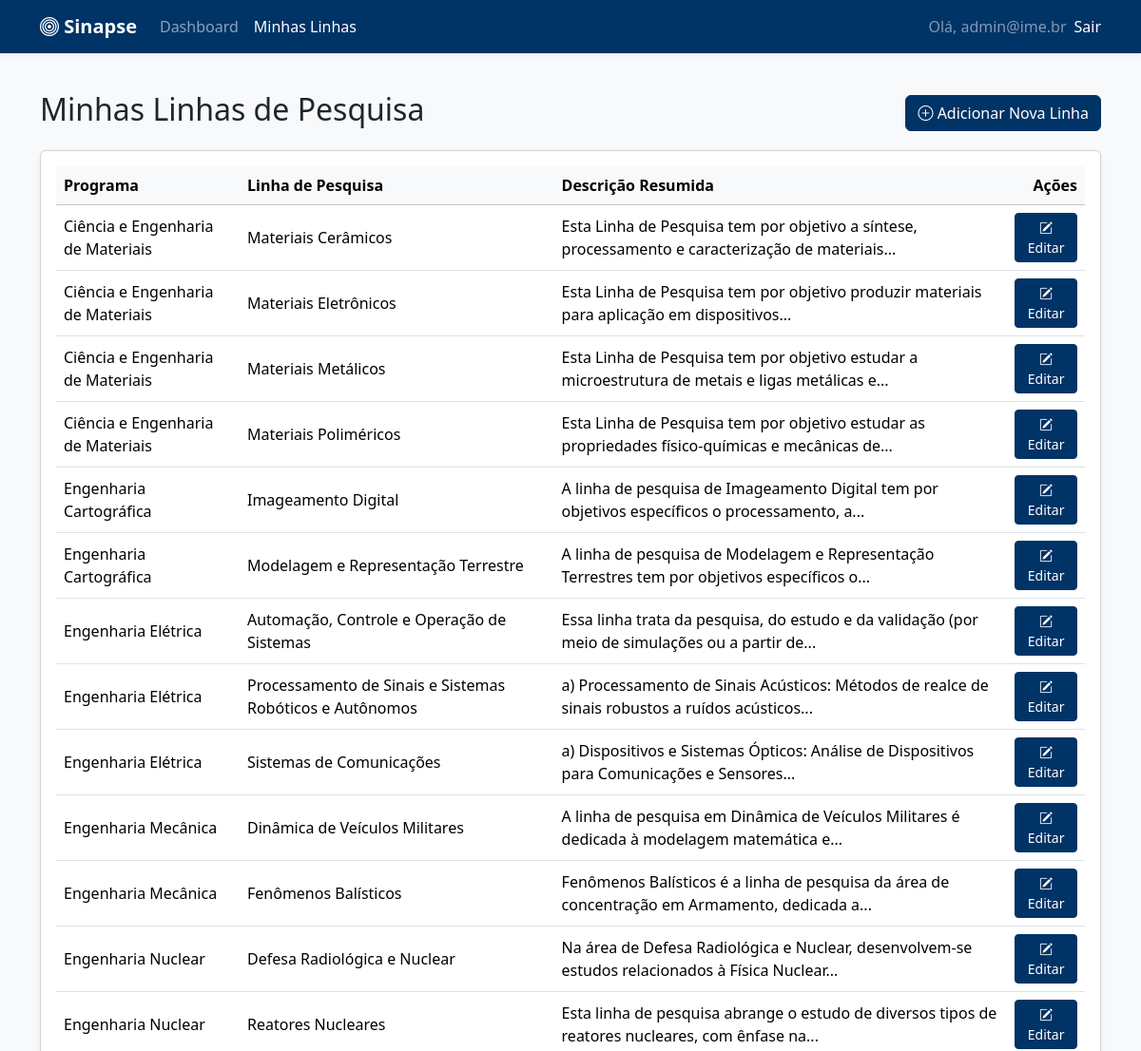
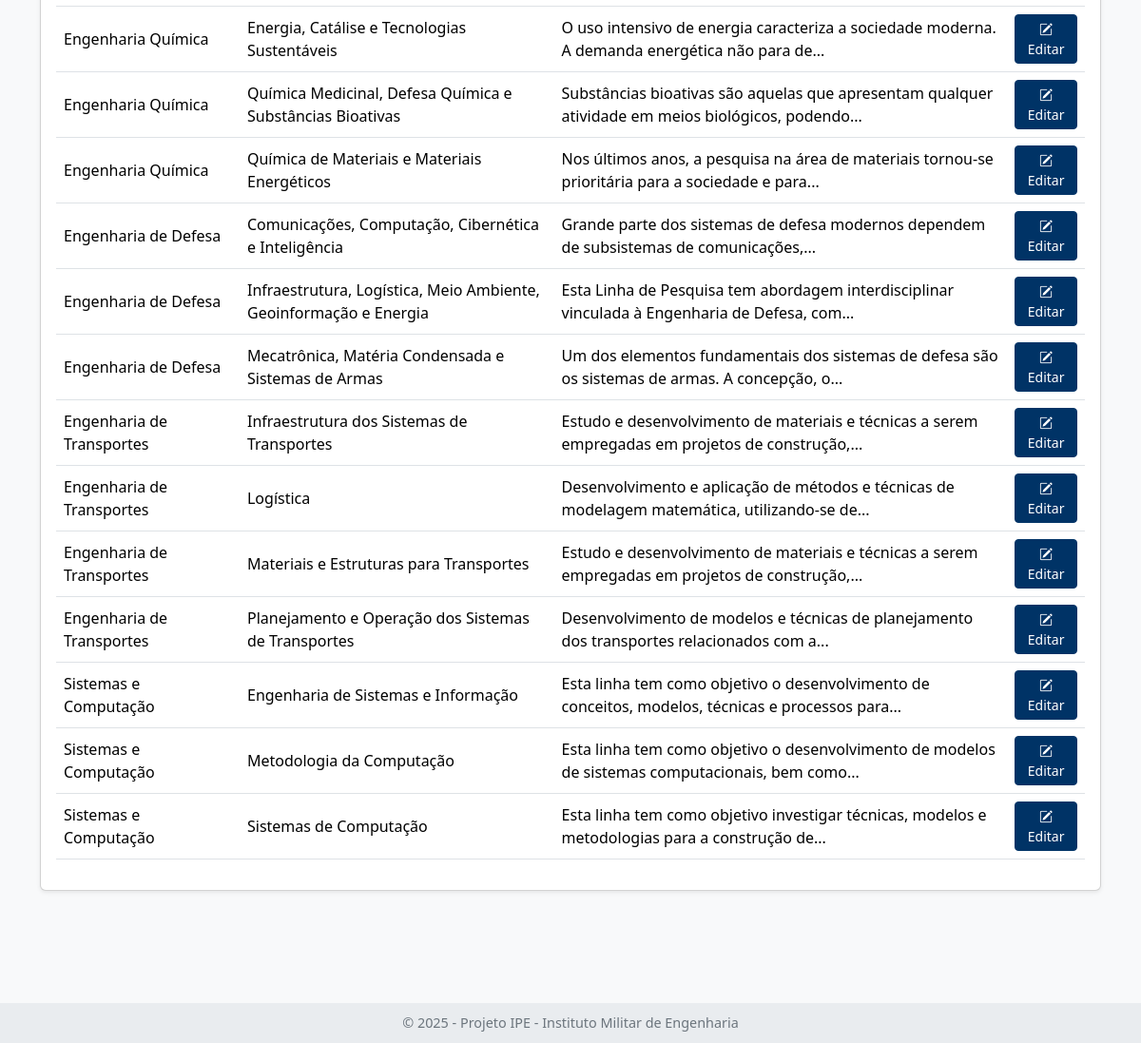
The app's page /linhas (signed in) with its own data (2 pictures, top to bottom).
### tables this page shows
CREATE TABLE linha_ime (
                id INTEGER PRIMARY KEY AUTOINCREMENT,
                programa TEXT,
                linha TEXT,
                descricao TEXT,
                emails_contato TEXT,
                embedding BLOB,
                user_id INTEGER,
                FOREIGN KEY (user_id) REFERENCES users (id)
            );

### app.py (the view)
@app.route('/linhas')
@login_required
def listar_linhas():
    print(f"--- [DEBUG] Rota /linhas acessada por user_id: {session.get('user_id')}")
    user_id = session['user_id']
    linhas = motor.get_linhas_by_user(user_id)
    return render_template('linhas.html', linhas=linhas)

### app.py (called while the page is built)
def login_required(f):
    @wraps(f)
    def decorated_function(*args, **kwargs):
        if 'user_id' not in session:
            flash("Você precisa fazer login para acessar esta página.", "warning")
            return redirect(url_for('login', next=request.path))
        return f(*args, **kwargs)
    return decorated_function

### motor_ia.py (called while the page is built)
    def _get_db_conn(self):
        try:
            sqlite3.register_adapter(np.ndarray, lambda arr: arr.astype(np.float32).tobytes())
            sqlite3.register_converter("vector", lambda b: np.frombuffer(b, dtype=np.float32))
            conn = sqlite3.connect(self.db_path, detect_types=sqlite3.PARSE_DECLTYPES | sqlite3.PARSE_COLNAMES)
            conn.row_factory = self._dict_factory
            return conn
        except sqlite3.Error as e:
            print(f"--- [DEBUG] MOTOR_IA: Erro ao CONECTAR ao banco de dados SQLite '{self.db_path}': {e} ---")
            return None

    def _dict_factory(self, cursor, row):
        d = {}
        for idx, col in enumerate(cursor.description):
            d[col[0]] = row[idx]
        return d

    def get_linhas_by_user(self, user_id):
        conn = self._get_db_conn()
        if not conn: return []
        try:
            cursor = conn.cursor()
            linhas = cursor.execute("SELECT * FROM linha_ime WHERE user_id = ? ORDER BY programa, linha", (user_id,)).fetchall()
            conn.close()
            return linhas
        except sqlite3.Error as e:
            print(f"Erro ao buscar linhas por usuário: {e}")
            conn.close()
            return []

### templates/linhas.html (shortened to what this page needs)
{% extends "base.html" %}
{% block content %}
<div class="d-flex justify-content-between align-items-center mb-3">
    <h2>Minhas Linhas de Pesquisa</h2>
    <a href="{{ url_for('adicionar_linha') }}" class="btn btn-main-brand">
        <i class="bi bi-plus-circle"></i> Adicionar Nova Linha
    </a>
</div>
<div class="card shadow-sm">
    <div class="card-body">
        <div class="table-responsive">
            <table class="table table-hover align-middle">
                <thead class="table-light">
                    <tr>
                        <th>Programa</th>
                        <th>Linha de Pesquisa</th>
                        <th>Descrição Resumida</th>
                        <th class="text-end">Ações</th>
                    </tr>
                </thead>
                <tbody>
                    {% for linha in linhas %}
                    <tr>
                        <td>{{ linha.programa }}</td>
                        <td>{{ linha.linha }}</td>
                        <td>{{ linha.descricao | truncate(100) }}</td>
                        <td class="text-end">
                            <a href="{{ url_for('editar_linha', linha_id=linha.id) }}" class="btn btn-sm btn-main-brand">
                                <i class="bi bi-pencil-square"></i> Editar
                            </a>
                        </td>
                    </tr>
                    {% endfor %}
                </tbody>
            </table>
        </div>
    </div>
</div>
{% endblock %}

### templates/base.html (style rules this page uses)
body { background-color: #f8f9fa; padding-bottom: 80px; }
.btn-main-brand { background-color: #003366; border-color: #003366; color: #fff; }

### records on screen
linha_ime: programa "Ciência e Engenharia de Materiais", linha "Materiais Cerâmicos", descricao "Esta Linha de Pesquisa tem por objetivo a síntese, processamento e caracterização de materiais..."
linha_ime: programa "Ciência e Engenharia de Materiais", linha "Materiais Eletrônicos", descricao "Esta Linha de Pesquisa tem por objetivo produzir materiais para aplicação em dispositivos..."
linha_ime: programa "Ciência e Engenharia de Materiais", linha "Materiais Metálicos", descricao "Esta Linha de Pesquisa tem por objetivo estudar a microestrutura de metais e ligas metálicas e..."
linha_ime: programa "Ciência e Engenharia de Materiais", linha "Materiais Poliméricos", descricao "Esta Linha de Pesquisa tem por objetivo estudar as propriedades físico-químicas e mecânicas de..."
linha_ime: programa "Engenharia Cartográfica", linha "Imageamento Digital", descricao "A linha de pesquisa de Imageamento Digital tem por objetivos específicos o processamento, a..."
linha_ime: programa "Engenharia Cartográfica", linha "Modelagem e Representação Terrestre", descricao "A linha de pesquisa de Modelagem e Representação Terrestres tem por objetivos específicos o..."
linha_ime: programa "Engenharia Elétrica", linha "Automação, Controle e Operação de Sistemas", descricao "Essa linha trata da pesquisa, do estudo e da validação (por meio de simulações ou a partir de..."
linha_ime: programa "Engenharia Elétrica", linha "Processamento de Sinais e Sistemas Robóticos e Autônomos", descricao "a) Processamento de Sinais Acústicos: Métodos de realce de sinais robustos a ruídos acústicos..."
linha_ime: programa "Engenharia Elétrica", linha "Sistemas de Comunicações", descricao "a) Dispositivos e Sistemas Ópticos: Análise de Dispositivos para Comunicações e Sensores..."
linha_ime: programa "Engenharia Mecânica", linha "Dinâmica de Veículos Militares", descricao "A linha de pesquisa em Dinâmica de Veículos Militares é dedicada à modelagem matemática e..."
linha_ime: programa "Engenharia Mecânica", linha "Fenômenos Balísticos", descricao "Fenômenos Balísticos é a linha de pesquisa da área de concentração em Armamento, dedicada a..."
linha_ime: programa "Engenharia Nuclear", linha "Defesa Radiológica e Nuclear", descricao "Na área de Defesa Radiológica e Nuclear, desenvolvem-se estudos relacionados à Física Nuclear..."
linha_ime: programa "Engenharia Nuclear", linha "Reatores Nucleares", descricao "Esta linha de pesquisa abrange o estudo de diversos tipos de reatores nucleares, com ênfase na..."
linha_ime: programa "Engenharia Química", linha "Energia, Catálise e Tecnologias Sustentáveis", descricao "O uso intensivo de energia caracteriza a sociedade moderna. A demanda energética não para de..."
linha_ime: programa "Engenharia Química", linha "Química Medicinal, Defesa Química e Substâncias Bioativas", descricao "Substâncias bioativas são aquelas que apresentam qualquer atividade em meios biológicos, podendo..."
linha_ime: programa "Engenharia Química", linha "Química de Materiais e Materiais Energéticos", descricao "Nos últimos anos, a pesquisa na área de materiais tornou-se prioritária para a sociedade e para..."
linha_ime: programa "Engenharia de Defesa", linha "Comunicações, Computação, Cibernética e Inteligência", descricao "Grande parte dos sistemas de defesa modernos dependem de subsistemas de comunicações,..."
linha_ime: programa "Engenharia de Defesa", linha "Infraestrutura, Logística, Meio Ambiente, Geoinformação e Energia", descricao "Esta Linha de Pesquisa tem abordagem interdisciplinar vinculada à Engenharia de Defesa, com..."
linha_ime: programa "Engenharia de Defesa", linha "Mecatrônica, Matéria Condensada e Sistemas de Armas", descricao "Um dos elementos fundamentais dos sistemas de defesa são os sistemas de armas. A concepção, o..."
linha_ime: programa "Engenharia de Transportes", linha "Infraestrutura dos Sistemas de Transportes", descricao "Estudo e desenvolvimento de materiais e técnicas a serem empregadas em projetos de construção,..."
linha_ime: programa "Engenharia de Transportes", linha "Logística", descricao "Desenvolvimento e aplicação de métodos e técnicas de modelagem matemática, utilizando-se de..."
linha_ime: programa "Engenharia de Transportes", linha "Materiais e Estruturas para Transportes", descricao "Estudo e desenvolvimento de materiais e técnicas a serem empregadas em projetos de construção,..."
linha_ime: programa "Engenharia de Transportes", linha "Planejamento e Operação dos Sistemas de Transportes", descricao "Desenvolvimento de modelos e técnicas de planejamento dos transportes relacionados com a..."
linha_ime: programa "Sistemas e Computação", linha "Engenharia de Sistemas e Informação", descricao "Esta linha tem como objetivo o desenvolvimento de conceitos, modelos, técnicas e processos para..."
linha_ime: programa "Sistemas e Computação", linha "Metodologia da Computação", descricao "Esta linha tem como objetivo o desenvolvimento de modelos de sistemas computacionais, bem como..."
linha_ime: programa "Sistemas e Computação", linha "Sistemas de Computação", descricao "Esta linha tem como objetivo investigar técnicas, modelos e metodologias para a construção de..."
